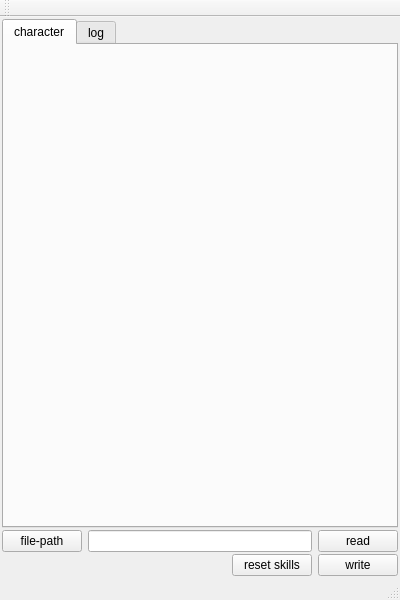
<?xml version="1.0" encoding="UTF-8"?>
<ui version="4.0">
 <class>MainWindow</class>
 <widget class="QMainWindow" name="MainWindow">
  <property name="geometry">
   <rect>
    <x>0</x>
    <y>0</y>
    <width>400</width>
    <height>600</height>
   </rect>
  </property>
  <property name="windowTitle">
   <string>Titan Quest Charcter-Modifier</string>
  </property>
  <widget class="QWidget" name="centralWidget">
   <layout class="QVBoxLayout" name="verticalLayout">
    <property name="spacing">
     <number>2</number>
    </property>
    <property name="leftMargin">
     <number>2</number>
    </property>
    <property name="topMargin">
     <number>2</number>
    </property>
    <property name="rightMargin">
     <number>2</number>
    </property>
    <property name="bottomMargin">
     <number>2</number>
    </property>
    <item>
     <widget class="QTabWidget" name="tabWidget">
      <property name="currentIndex">
       <number>0</number>
      </property>
      <widget class="QWidget" name="tabChar">
       <attribute name="title">
        <string>character</string>
       </attribute>
       <layout class="QVBoxLayout" name="verticalLayout_7"/>
      </widget>
      <widget class="QWidget" name="tabLog">
       <attribute name="title">
        <string>log</string>
       </attribute>
       <layout class="QVBoxLayout" name="verticalLayout_3">
        <item>
         <widget class="QTextBrowser" name="tbLog">
          <property name="font">
           <font>
            <family>Ubuntu Mono</family>
           </font>
          </property>
          <property name="lineWrapMode">
           <enum>QTextEdit::NoWrap</enum>
          </property>
         </widget>
        </item>
       </layout>
      </widget>
     </widget>
    </item>
    <item>
     <layout class="QHBoxLayout" name="horizontalLayout_2">
      <item>
       <widget class="QPushButton" name="butSetCharFilePath">
        <property name="text">
         <string>file-path</string>
        </property>
       </widget>
      </item>
      <item>
       <widget class="QLineEdit" name="leCharFilePath">
        <property name="acceptDrops">
         <bool>false</bool>
        </property>
       </widget>
      </item>
      <item>
       <widget class="QPushButton" name="butRead">
        <property name="text">
         <string>read</string>
        </property>
       </widget>
      </item>
     </layout>
    </item>
    <item>
     <layout class="QHBoxLayout" name="horizontalLayout">
      <item>
       <spacer name="horizontalSpacer">
        <property name="orientation">
         <enum>Qt::Horizontal</enum>
        </property>
        <property name="sizeHint" stdset="0">
         <size>
          <width>40</width>
          <height>20</height>
         </size>
        </property>
       </spacer>
      </item>
      <item>
       <widget class="QPushButton" name="butResetSkills">
        <property name="text">
         <string>reset skills</string>
        </property>
       </widget>
      </item>
      <item>
       <widget class="QPushButton" name="butWrite">
        <property name="text">
         <string>write</string>
        </property>
       </widget>
      </item>
     </layout>
    </item>
   </layout>
  </widget>
  <widget class="QMenuBar" name="menuBar">
   <property name="geometry">
    <rect>
     <x>0</x>
     <y>0</y>
     <width>400</width>
     <height>21</height>
    </rect>
   </property>
  </widget>
  <widget class="QToolBar" name="mainToolBar">
   <attribute name="toolBarArea">
    <enum>TopToolBarArea</enum>
   </attribute>
   <attribute name="toolBarBreak">
    <bool>false</bool>
   </attribute>
  </widget>
  <widget class="QStatusBar" name="statusBar"/>
 </widget>
 <layoutdefault spacing="6" margin="11"/>
 <resources/>
 <connections/>
</ui>
